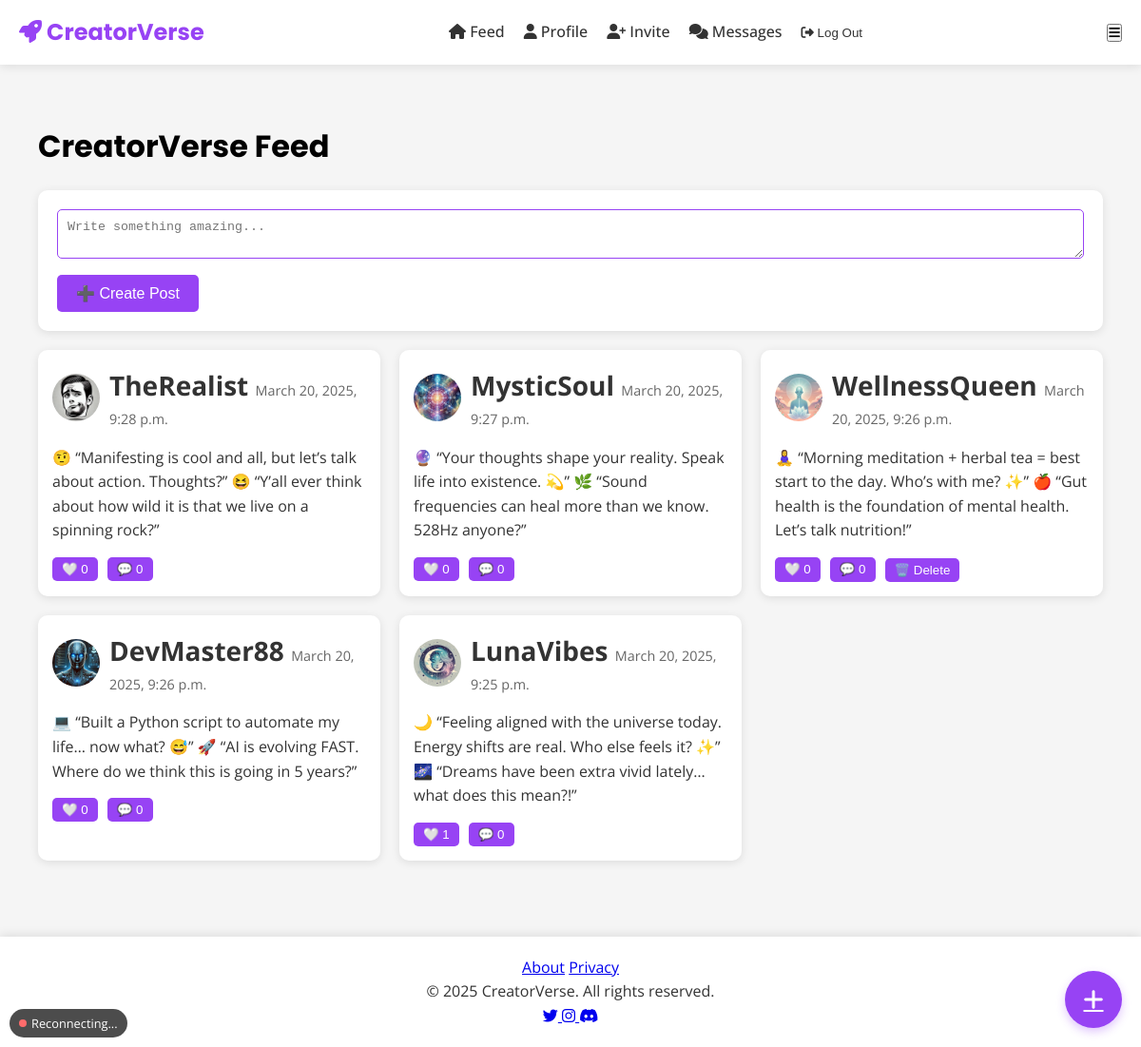
The page /feed/ (signed in) on the database as committed earlier.
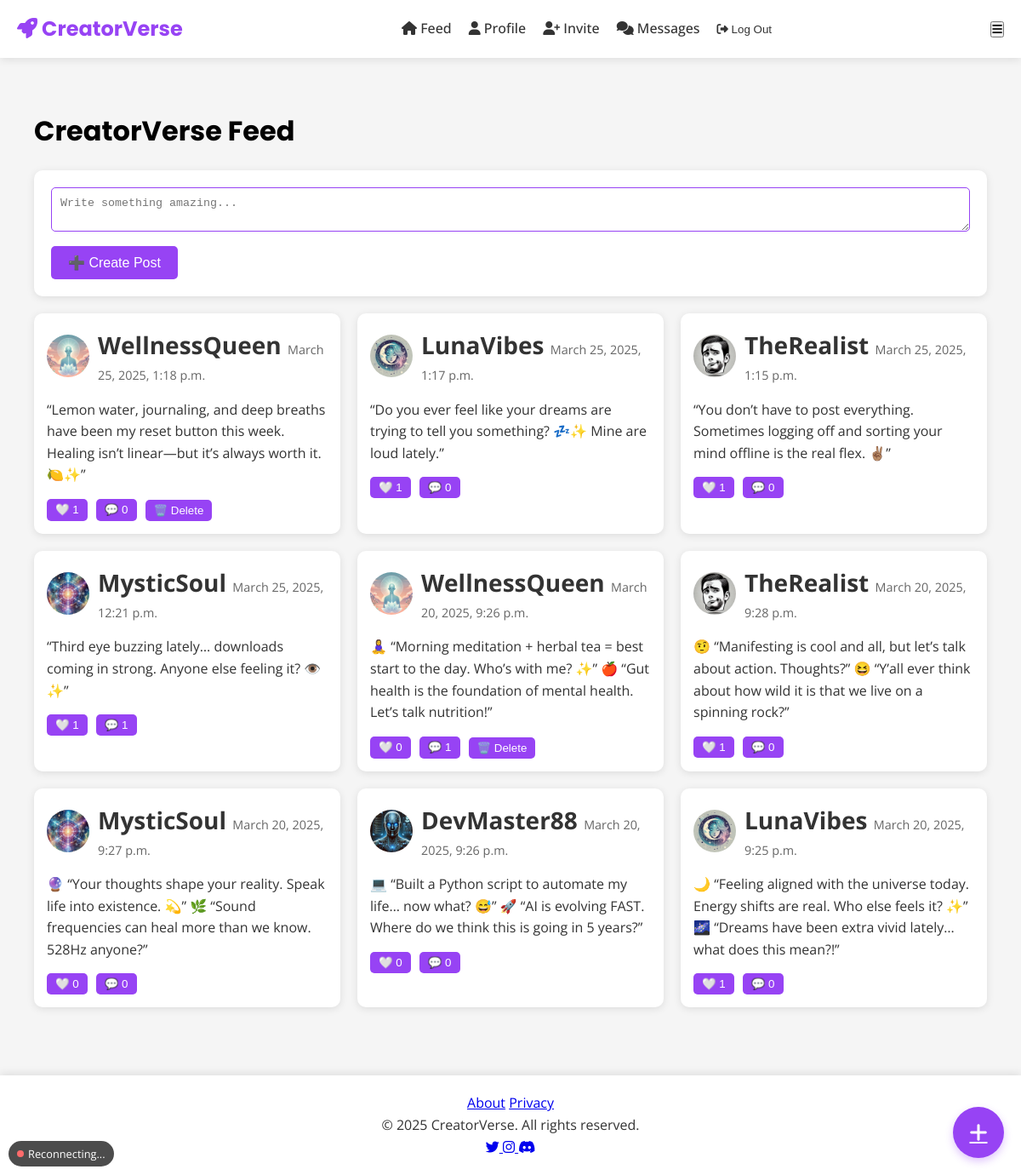
The same page on the database as committed later.
### feed/models.py (models this page shows, shortened)
class Post(models.Model):
    user = models.ForeignKey(
        User,
        on_delete=models.CASCADE,
        related_name="posts",
        verbose_name=_("Author")
    )
    content = models.TextField(
        verbose_name=_("Content"),
        help_text=_("Share your creative content")
    )
    image = models.ImageField(
        upload_to="post_images/",
        blank=True,
        null=True,
        verbose_name=_("Image")
    )
    created_at = models.DateTimeField(
        auto_now_add=True,
        verbose_name=_("Created at")
    )
    updated_at = models.DateTimeField(
        auto_now=True,
        verbose_name=_("Last updated")
    )
    is_draft = models.BooleanField(
        default=False,
        verbose_name=_("Draft status")
    )
    keywords = models.CharField(
        max_length=255,
        blank=True,
        null=True,
        verbose_name=_("Keywords")
    )
    class Meta:
        ordering = ["-created_at"]
        verbose_name = _("Post")
        verbose_name_plural = _("Posts")
        indexes = [
            models.Index(fields=['created_at']),
            models.Index(fields=['user', 'created_at']),
        ]

### users/models.py (models this page shows, shortened)
class CustomUser(AbstractUser):
    bio = models.TextField(
        blank=True,
        null=True,
        max_length=500,
        help_text=_("Tell others about yourself (max 500 chars)"),
        validators=[validate_bio_length]
    )
    profile_image = models.ImageField(
        upload_to=upload_to_profile_pics,
        blank=True,
        null=True,
        help_text=_("Upload a profile picture (1:1 aspect ratio recommended)"),
        validators=[FileExtensionValidator(['jpg', 'jpeg', 'png', 'webp'])]
    )
    following = models.ManyToManyField(
        'self',
        symmetrical=False,
        related_name='followers',
        blank=True,
        help_text=_("Users this user is following")
    )
    social_links = JSONField(
        default=dict,
        blank=True,
        help_text=_("Social media links in JSON format (e.g., {'twitter': 'https://...'})")
    )
    is_verified = models.BooleanField(
        default=False,
        help_text=_("Designates whether the user is verified")
    )
    last_seen = models.DateTimeField(
        auto_now=True,
        help_text=_("Last time the user was active")
    )
    used_invite = models.BooleanField(
        default=False,
        help_text=_("Has this user used an invite code?")
    )
    class Meta:
        verbose_name = _("User")
        verbose_name_plural = _("Users")
        indexes = [
            models.Index(fields=['username']),
            models.Index(fields=['email']),
            models.Index(fields=['last_seen']),
        ]
        ordering = ['-date_joined']

### feed/views.py (the view)
# urls.py: path('', feed_view, name='feed'),
@login_required
def feed_view(request):
    user_interactions = Post.objects.filter(
        Q(likes__user=request.user) | Q(comments__user=request.user)
    ).distinct()
    interacted_keywords = set()
    for post in user_interactions:
        if hasattr(post, 'keywords') and post.keywords:
            interacted_keywords.update(post.keywords.split(', '))
    interacted_keywords = list(interacted_keywords)
    recommended_posts = Post.objects.filter(
        Q(keywords__in=interacted_keywords)
    ).exclude(user=request.user).distinct() if interacted_keywords else Post.objects.none()
    trending_posts = Post.objects.annotate(
        num_likes=Count('likes'),
        num_comments=Count('comments'),
        relevance_score=F('num_likes') * 2 + F('num_comments')  # Weighted ranking
    ).order_by('-relevance_score', '-created_at')
    time_threshold = now() - datetime.timedelta(days=7)
    latest_posts = Post.objects.filter(created_at__gte=time_threshold).order_by('-created_at')
    personalized_posts = Post.objects.annotate(
        interacted=Case(
            When(likes__user=request.user, then=Value(1)),  # Fixed: Changed likes= to likes__user=
            When(comments__user=request.user, then=Value(1)),
            default=Value(0),
            output_field=IntegerField(),
        )
    ).order_by('-interacted', '-created_at')
    all_posts = list(recommended_posts) + list(personalized_posts) + list(trending_posts) + list(latest_posts)
    seen = set()
    unique_posts = []
    for post in all_posts:
        if post.id not in seen:
            seen.add(post.id)
            unique_posts.append(post)
    return render(request, 'feed/feed.html', {'posts': unique_posts})

### users/context_processors.py (called while the page is built)
def site_settings(request):
    from django.conf import settings
    return {
        'SITE_NAME': 'CreatorVerse',
        'SITE_URL': settings.SITE_URL,
    }

def unread_messages(request):
    if request.user.is_authenticated:
        from users.models import Message
        return {
            'unread_count': Message.objects.filter(
                receiver=request.user,
                is_read=False
            ).count()
        }
    return {}

### feed/templates/feed/feed.html (shortened to what this page needs)
{% extends "base.html" %}
{% block content %}
<section class="feed-section">
    <h1 class="feed-title"> CreatorVerse Feed</h1>
    {% if user.is_authenticated %}
    <form method="POST" action="{% url 'new_post' %}" class="create-post-form">
        <textarea name="content" placeholder="Write something amazing..." required></textarea>
        <button type="submit" class="btn btn-primary">➕ Create Post</button>
    </form>
    {% endif %}
    <div class="feed-grid">
        {% for post in posts %}
        <div class="post-card">
            <div class="post-header">
                <img src="{{ post.user.profile_image.url }}" alt="{{ post.user.username }}" class="post-avatar">
                <div class="post-user">
                    <strong>
                        <a href="{% url 'profile' username=post.user.username %}" class="username">
                            {{ post.user.username }}
                        </a>
                    </strong>
                    <span class="post-date">{{ post.created_at|date:"F j, Y, g:i a" }}</span>
                </div>
            </div>
            <p class="post-content">{{ post.content }}</p>
            <div class="post-actions">
                <button class="like-btn" data-post-id="{{ post.id }}">
                    {% if user in post.likes.all %}
                    ❤️
                    {% else %}
                    🤍
                    {% endif %}
                    <span id="like-count-{{ post.id }}">{{ post.likes.count }}</span>
                </button>
                <button class="comment-btn" data-post-id="{{ post.id }}">💬 {{ post.comments.count }}</button>
                {% if post.user == user %}
                <form action="{% url 'delete_post' post.id %}" method="POST" class="delete-form">
                    <button type="submit" class="btn-danger">🗑️ Delete</button>
                </form>
                {% endif %}
            </div>
        </div>
        {% empty %}
        <p>No posts yet. Be the first to post!</p>
        {% endfor %}
    </div>
</section>
{% endblock %}

Rows that differ between the two databases and show on the page:
added Post: user.profile_image (picture), user.username "WellnessQueen", created_at "March 25, 2025, 1:18 p.m.", content "“Lemon water, journaling, and deep breaths have been my reset button this week. Healing isn’t linear—but it’s always worth it. 🍋✨”", likes.count "1", comments.count "0", shows "🗑️ Delete"
added Post: user.profile_image (picture), user.username "LunaVibes", created_at "March 25, 2025, 1:17 p.m.", content "“Do you ever feel like your dreams are trying to tell you something? 💤✨ Mine are loud lately.”", likes.count "1", comments.count "0"
added Post: user.profile_image (picture), user.username "TheRealist", created_at "March 25, 2025, 1:15 p.m.", content "“You don’t have to post everything. Sometimes logging off and sorting your mind offline is the real flex. ✌🏽”", likes.count "1", comments.count "0"
added Post: user.profile_image (picture), user.username "MysticSoul", created_at "March 25, 2025, 12:21 p.m.", content "“Third eye buzzing lately… downloads coming in strong. Anyone else feeling it? 👁️✨”", likes.count "1", comments.count "1"
shown differently, row unchanged: Post (number 5 of 9 on the later page): comments.count "0" → "1"; moves up the list
computed for Post "March 20, 2025, 9:28 p.m.": likes.count "0" → "1"
